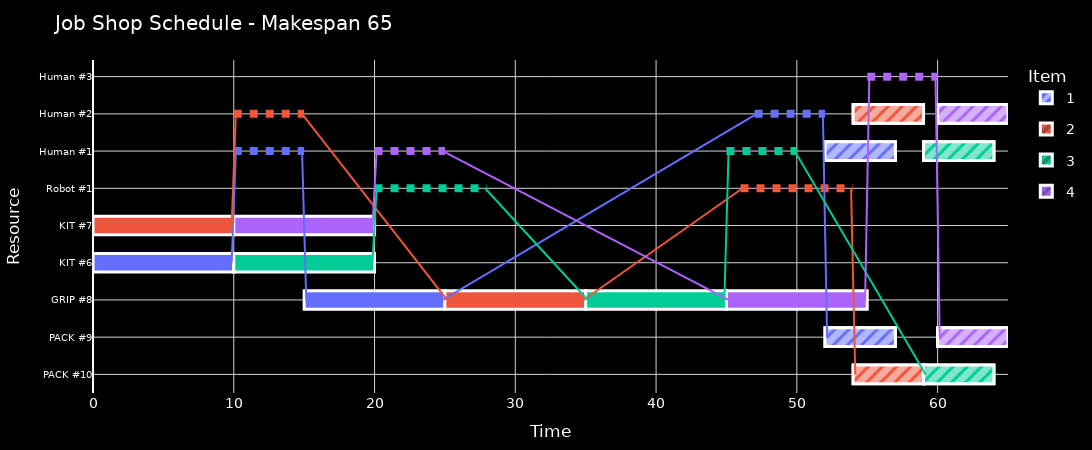

The cell this chart's notebook holds for it:
### Code cell
problem.make_gantt()

### Figure 1 — Plotly figure (JSON) as saved in the notebook; plotly's stock layout.template omitted (floating-point values rounded to 4 significant figures)
{"data": [{"alignmentgroup": "PACK #9", "base": [52], "hoverinfo": "text", "hovertext": ["Item 1 – P (Packaging) (machine occupied)<br>Start: 52 End: 57"], "legendgroup": "1", "marker": {"color": "#636EFA", "line": {"color": "white", "width": 3}, "pattern": {"shape": ["/"], "size": 10, "solidity": 0.5}}, "name": "1", "offsetgroup": "PACK #9", "orientation": "h", "showlegend": true, "width": 0.5, "x": [5], "y": ["PACK #9"], "type": "bar"}, {"alignmentgroup": "PACK #9", "base": [52], "hoverinfo": "text", "hovertext": ["Item 1 – P (Packaging) (machine occupied)<br>Start: 52 End: 57"], "legendgroup": "1", "marker": {"color": "#636EFA", "line": {"color": "white", "width": 3}, "pattern": {"fgcolor": "white", "shape": ["/"], "size": 10, "solidity": 0.7}}, "name": "1", "offsetgroup": "PACK #9", "orientation": "h", "showlegend": false, "width": 0.5, "x": [5], "y": ["PACK #9"], "type": "bar"}, {"alignmentgroup": "GRIP #8", "base": [15], "hoverinfo": "text", "hovertext": ["Item 1 – B1 (Assembly core)<br>Start: 15 End: 25"], "legendgroup": "1", "marker": {"color": "#636EFA", "line": {"color": "white", "width": 3}, "pattern": {"shape": [""], "size": 10, "solidity": 0.5}}, "name": "1", "offsetgroup": "GRIP #8", "orientation": "h", "showlegend": false, "width": 0.5, "x": [10], "y": ["GRIP #8"], "type": "bar"}, {"alignmentgroup": "KIT #6", "base": [0], "hoverinfo": "text", "hovertext": ["Item 1 – K1 (Kitting)<br>Start: 0 End: 10"], "legendgroup": "1", "marker": {"color": "#636EFA", "line": {"color": "white", "width": 3}, "pattern": {"shape": [""], "size": 10, "solidity": 0.5}}, "name": "1", "offsetgroup": "KIT #6", "orientation": "h", "showlegend": false, "width": 0.5, "x": [10], "y": ["KIT #6"], "type": "bar"}, {"alignmentgroup": "Human #1", "base": [52], "hoverinfo": "text", "hovertext": ["Item 1 – P (Packaging)<br>Start: 52 End: 57"], "legendgroup": "1", "marker": {"color": "#636EFA", "line": {"color": "white", "width": 3}, "pattern": {"shape": ["/"], "size": 10, "solidity": 0.5}}, "name": "1", "offsetgroup": "Human #1", "orientation": "h", "showlegend": false, "width": 0.5, "x": [5], "y": ["Human #1"], "type": "bar"}, {"alignmentgroup": "Human #1", "base": [52], "hoverinfo": "text", "hovertext": ["Item 1 – P (Packaging)<br>Start: 52 End: 57"], "legendgroup": "1", "marker": {"color": "#636EFA", "line": {"color": "white", "width": 3}, "pattern": {"fgcolor": "white", "shape": ["/"], "size": 10, "solidity": 0.7}}, "name": "1", "offsetgroup": "Human #1", "orientation": "h", "showlegend": false, "width": 0.5, "x": [5], "y": ["Human #1"], "type": "bar"}, {"hoverinfo": "skip", "legendgroup": "1", "line": {"color": "#636EFA", "dash": "dot", "width": 8}, "mode": "lines", "name": "1 transport", "showlegend": false, "x": [47, 52], "y": ["Human #2", "Human #2"], "type": "scatter"}, {"hoverinfo": "skip", "legendgroup": "1", "line": {"color": "#636EFA", "dash": "dot", "width": 8}, "mode": "lines", "name": "1 transport", "showlegend": false, "x": [10, 15], "y": ["Human #1", "Human #1"], "type": "scatter"}, {"alignmentgroup": "PACK #10", "base": [54], "hoverinfo": "text", "hovertext": ["Item 2 – P (Packaging) (machine occupied)<br>Start: 54 End: 59"], "legendgroup": "2", "marker": {"color": "#EF553B", "line": {"color": "white", "width": 3}, "pattern": {"shape": ["/"], "size": 10, "solidity": 0.5}}, "name": "2", "offsetgroup": "PACK #10", "orientation": "h", "showlegend": true, "width": 0.5, "x": [5], "y": ["PACK #10"], "type": "bar"}, {"alignmentgroup": "PACK #10", "base": [54], "hoverinfo": "text", "hovertext": ["Item 2 – P (Packaging) (machine occupied)<br>Start: 54 End: 59"], "legendgroup": "2", "marker": {"color": "#EF553B", "line": {"color": "white", "width": 3}, "pattern": {"fgcolor": "white", "shape": ["/"], "size": 10, "solidity": 0.7}}, "name": "2", "offsetgroup": "PACK #10", "orientation": "h", "showlegend": false, "width": 0.5, "x": [5], "y": ["PACK #10"], "type": "bar"}, {"alignmentgroup": "GRIP #8", "base": [25], "hoverinfo": "text", "hovertext": ["Item 2 – B1 (Assembly core)<br>Start: 25 End: 35"], "legendgroup": "2", "marker": {"color": "#EF553B", "line": {"color": "white", "width": 3}, "pattern": {"shape": [""], "size": 10, "solidity": 0.5}}, "name": "2", "offsetgroup": "GRIP #8", "orientation": "h", "showlegend": false, "width": 0.5, "x": [10], "y": ["GRIP #8"], "type": "bar"}, {"alignmentgroup": "KIT #7", "base": [0], "hoverinfo": "text", "hovertext": ["Item 2 – K1 (Kitting)<br>Start: 0 End: 10"], "legendgroup": "2", "marker": {"color": "#EF553B", "line": {"color": "white", "width": 3}, "pattern": {"shape": [""], "size": 10, "solidity": 0.5}}, "name": "2", "offsetgroup": "KIT #7", "orientation": "h", "showlegend": false, "width": 0.5, "x": [10], "y": ["KIT #7"], "type": "bar"}, {"alignmentgroup": "Human #2", "base": [54], "hoverinfo": "text", "hovertext": ["Item 2 – P (Packaging)<br>Start: 54 End: 59"], "legendgroup": "2", "marker": {"color": "#EF553B", "line": {"color": "white", "width": 3}, "pattern": {"shape": ["/"], "size": 10, "solidity": 0.5}}, "name": "2", "offsetgroup": "Human #2", "orientation": "h", "showlegend": false, "width": 0.5, "x": [5], "y": ["Human #2"], "type": "bar"}, {"alignmentgroup": "Human #2", "base": [54], "hoverinfo": "text", "hovertext": ["Item 2 – P (Packaging)<br>Start: 54 End: 59"], "legendgroup": "2", "marker": {"color": "#EF553B", "line": {"color": "white", "width": 3}, "pattern": {"fgcolor": "white", "shape": ["/"], "size": 10, "solidity": 0.7}}, "name": "2", "offsetgroup": "Human #2", "orientation": "h", "showlegend": false, "width": 0.5, "x": [5], "y": ["Human #2"], "type": "bar"}, {"hoverinfo": "skip", "legendgroup": "2", "line": {"color": "#EF553B", "dash": "dot", "width": 8}, "mode": "lines", "name": "2 transport", "showlegend": false, "x": [10, 15], "y": ["Human #2", "Human #2"], "type": "scatter"}, {"hoverinfo": "skip", "legendgroup": "2", "line": {"color": "#EF553B", "dash": "dot", "width": 8}, "mode": "lines", "name": "2 transport", "showlegend": false, "x": [46, 54], "y": ["Robot #1", "Robot #1"], "type": "scatter"}, {"alignmentgroup": "PACK #10", "base": [59], "hoverinfo": "text", "hovertext": ["Item 3 – P (Packaging) (machine occupied)<br>Start: 59 End: 64"], "legendgroup": "3", "marker": {"color": "#00CC96", "line": {"color": "white", "width": 3}, "pattern": {"shape": ["/"], "size": 10, "solidity": 0.5}}, "name": "3", "offsetgroup": "PACK #10", "orientation": "h", "showlegend": true, "width": 0.5, "x": [5], "y": ["PACK #10"], "type": "bar"}, {"alignmentgroup": "PACK #10", "base": [59], "hoverinfo": "text", "hovertext": ["Item 3 – P (Packaging) (machine occupied)<br>Start: 59 End: 64"], "legendgroup": "3", "marker": {"color": "#00CC96", "line": {"color": "white", "width": 3}, "pattern": {"fgcolor": "white", "shape": ["/"], "size": 10, "solidity": 0.7}}, "name": "3", "offsetgroup": "PACK #10", "orientation": "h", "showlegend": false, "width": 0.5, "x": [5], "y": ["PACK #10"], "type": "bar"}, {"alignmentgroup": "GRIP #8", "base": [35], "hoverinfo": "text", "hovertext": ["Item 3 – B1 (Assembly core)<br>Start: 35 End: 45"], "legendgroup": "3", "marker": {"color": "#00CC96", "line": {"color": "white", "width": 3}, "pattern": {"shape": [""], "size": 10, "solidity": 0.5}}, "name": "3", "offsetgroup": "GRIP #8", "orientation": "h", "showlegend": false, "width": 0.5, "x": [10], "y": ["GRIP #8"], "type": "bar"}, {"alignmentgroup": "KIT #6", "base": [10], "hoverinfo": "text", "hovertext": ["Item 3 – K1 (Kitting)<br>Start: 10 End: 20"], "legendgroup": "3", "marker": {"color": "#00CC96", "line": {"color": "white", "width": 3}, "pattern": {"shape": [""], "size": 10, "solidity": 0.5}}, "name": "3", "offsetgroup": "KIT #6", "orientation": "h", "showlegend": false, "width": 0.5, "x": [10], "y": ["KIT #6"], "type": "bar"}, {"alignmentgroup": "Human #1", "base": [59], "hoverinfo": "text", "hovertext": ["Item 3 – P (Packaging)<br>Start: 59 End: 64"], "legendgroup": "3", "marker": {"color": "#00CC96", "line": {"color": "white", "width": 3}, "pattern": {"shape": ["/"], "size": 10, "solidity": 0.5}}, "name": "3", "offsetgroup": "Human #1", "orientation": "h", "showlegend": false, "width": 0.5, "x": [5], "y": ["Human #1"], "type": "bar"}, {"alignmentgroup": "Human #1", "base": [59], "hoverinfo": "text", "hovertext": ["Item 3 – P (Packaging)<br>Start: 59 End: 64"], "legendgroup": "3", "marker": {"color": "#00CC96", "line": {"color": "white", "width": 3}, "pattern": {"fgcolor": "white", "shape": ["/"], "size": 10, "solidity": 0.7}}, "name": "3", "offsetgroup": "Human #1", "orientation": "h", "showlegend": false, "width": 0.5, "x": [5], "y": ["Human #1"], "type": "bar"}, {"hoverinfo": "skip", "legendgroup": "3", "line": {"color": "#00CC96", "dash": "dot", "width": 8}, "mode": "lines", "name": "3 transport", "showlegend": false, "x": [45, 50], "y": ["Human #1", "Human #1"], "type": "scatter"}, {"hoverinfo": "skip", "legendgroup": "3", "line": {"color": "#00CC96", "dash": "dot", "width": 8}, "mode": "lines", "name": "3 transport", "showlegend": false, "x": [20, 28], "y": ["Robot #1", "Robot #1"], "type": "scatter"}, {"alignmentgroup": "PACK #9", "base": [60], "hoverinfo": "text", "hovertext": ["Item 4 – P (Packaging) (machine occupied)<br>Start: 60 End: 65"], "legendgroup": "4", "marker": {"color": "#AB63FA", "line": {"color": "white", "width": 3}, "pattern": {"shape": ["/"], "size": 10, "solidity": 0.5}}, "name": "4", "offsetgroup": "PACK #9", "orientation": "h", "showlegend": true, "width": 0.5, "x": [5], "y": ["PACK #9"], "type": "bar"}, {"alignmentgroup": "PACK #9", "base": [60], "hoverinfo": "text", "hovertext": ["Item 4 – P (Packaging) (machine occupied)<br>Start: 60 End: 65"], "legendgroup": "4", "marker": {"color": "#AB63FA", "line": {"color": "white", "width": 3}, "pattern": {"fgcolor": "white", "shape": ["/"], "size": 10, "solidity": 0.7}}, "name": "4", "offsetgroup": "PACK #9", "orientation": "h", "showlegend": false, "width": 0.5, "x": [5], "y": ["PACK #9"], "type": "bar"}, {"alignmentgroup": "GRIP #8", "base": [45], "hoverinfo": "text", "hovertext": ["Item 4 – B1 (Assembly core)<br>Start: 45 End: 55"], "legendgroup": "4", "marker": {"color": "#AB63FA", "line": {"color": "white", "width": 3}, "pattern": {"shape": [""], "size": 10, "solidity": 0.5}}, "name": "4", "offsetgroup": "GRIP #8", "orientation": "h", "showlegend": false, "width": 0.5, "x": [10], "y": ["GRIP #8"], "type": "bar"}, {"alignmentgroup": "KIT #7", "base": [10], "hoverinfo": "text", "hovertext": ["Item 4 – K1 (Kitting)<br>Start: 10 End: 20"], "legendgroup": "4", "marker": {"color": "#AB63FA", "line": {"color": "white", "width": 3}, "pattern": {"shape": [""], "size": 10, "solidity": 0.5}}, "name": "4", "offsetgroup": "KIT #7", "orientation": "h", "showlegend": false, "width": 0.5, "x": [10], "y": ["KIT #7"], "type": "bar"}, {"alignmentgroup": "Human #2", "base": [60], "hoverinfo": "text", "hovertext": ["Item 4 – P (Packaging)<br>Start: 60 End: 65"], "legendgroup": "4", "marker": {"color": "#AB63FA", "line": {"color": "white", "width": 3}, "pattern": {"shape": ["/"], "size": 10, "solidity": 0.5}}, "name": "4", "offsetgroup": "Human #2", "orientation": "h", "showlegend": false, "width": 0.5, "x": [5], "y": ["Human #2"], "type": "bar"}, {"alignmentgroup": "Human #2", "base": [60], "hoverinfo": "text", "hovertext": ["Item 4 – P (Packaging)<br>Start: 60 End: 65"], "legendgroup": "4", "marker": {"color": "#AB63FA", "line": {"color": "white", "width": 3}, "pattern": {"fgcolor": "white", "shape": ["/"], "size": 10, "solidity": 0.7}}, "name": "4", "offsetgroup": "Human #2", "orientation": "h", "showlegend": false, "width": 0.5, "x": [5], "y": ["Human #2"], "type": "bar"}, {"hoverinfo": "skip", "legendgroup": "4", "line": {"color": "#AB63FA", "dash": "dot", "width": 8}, "mode": "lines", "name": "4 transport", "showlegend": false, "x": [55, 60], "y": ["Human #3", "Human #3"], "type": "scatter"}, {"hoverinfo": "skip", "legendgroup": "4", "line": {"color": "#AB63FA", "dash": "dot", "width": 8}, "mode": "lines", "name": "4 transport", "showlegend": false, "x": [20, 25], "y": ["Human #1", "Human #1"], "type": "scatter"}, {"hoverinfo": "skip", "legendgroup": "1", "line": {"color": "#636EFA", "width": 2}, "mode": "lines", "name": "1 flow", "showlegend": false, "x": [9.85, 10.15, null], "y": ["KIT #6", "Human #1", null], "type": "scatter"}, {"hoverinfo": "skip", "legendgroup": "1", "line": {"color": "#636EFA", "width": 2}, "mode": "lines", "name": "1 flow", "showlegend": false, "x": [14.85, 15.15, null], "y": ["Human #1", "GRIP #8", null], "type": "scatter"}, {"hoverinfo": "skip", "legendgroup": "1", "line": {"color": "#636EFA", "width": 2}, "mode": "lines", "name": "1 flow", "showlegend": false, "x": [24.85, 47.15, null], "y": ["GRIP #8", "Human #2", null], "type": "scatter"}, {"hoverinfo": "skip", "legendgroup": "1", "line": {"color": "#636EFA", "width": 2}, "mode": "lines", "name": "1 flow", "showlegend": false, "x": [51.85, 52.15, null], "y": ["Human #2", "PACK #9", null], "type": "scatter"}, {"hoverinfo": "skip", "legendgroup": "2", "line": {"color": "#EF553B", "width": 2}, "mode": "lines", "name": "2 flow", "showlegend": false, "x": [9.85, 10.15, null], "y": ["KIT #7", "Human #2", null], "type": "scatter"}, {"hoverinfo": "skip", "legendgroup": "2", "line": {"color": "#EF553B", "width": 2}, "mode": "lines", "name": "2 flow", "showlegend": false, "x": [14.85, 25.15, null], "y": ["Human #2", "GRIP #8", null], "type": "scatter"}, {"hoverinfo": "skip", "legendgroup": "2", "line": {"color": "#EF553B", "width": 2}, "mode": "lines", "name": "2 flow", "showlegend": false, "x": [34.85, 46.15, null], "y": ["GRIP #8", "Robot #1", null], "type": "scatter"}, {"hoverinfo": "skip", "legendgroup": "2", "line": {"color": "#EF553B", "width": 2}, "mode": "lines", "name": "2 flow", "showlegend": false, "x": [53.85, 54.15, null], "y": ["Robot #1", "PACK #10", null], "type": "scatter"}, {"hoverinfo": "skip", "legendgroup": "3", "line": {"color": "#00CC96", "width": 2}, "mode": "lines", "name": "3 flow", "showlegend": false, "x": [19.85, 20.15, null], "y": ["KIT #6", "Robot #1", null], "type": "scatter"}, {"hoverinfo": "skip", "legendgroup": "3", "line": {"color": "#00CC96", "width": 2}, "mode": "lines", "name": "3 flow", "showlegend": false, "x": [27.85, 35.15, null], "y": ["Robot #1", "GRIP #8", null], "type": "scatter"}, {"hoverinfo": "skip", "legendgroup": "3", "line": {"color": "#00CC96", "width": 2}, "mode": "lines", "name": "3 flow", "showlegend": false, "x": [44.85, 45.15, null], "y": ["GRIP #8", "Human #1", null], "type": "scatter"}, {"hoverinfo": "skip", "legendgroup": "3", "line": {"color": "#00CC96", "width": 2}, "mode": "lines", "name": "3 flow", "showlegend": false, "x": [49.85, 59.15, null], "y": ["Human #1", "PACK #10", null], "type": "scatter"}, {"hoverinfo": "skip", "legendgroup": "4", "line": {"color": "#AB63FA", "width": 2}, "mode": "lines", "name": "4 flow", "showlegend": false, "x": [19.85, 20.15, null], "y": ["KIT #7", "Human #1", null], "type": "scatter"}, {"hoverinfo": "skip", "legendgroup": "4", "line": {"color": "#AB63FA", "width": 2}, "mode": "lines", "name": "4 flow", "showlegend": false, "x": [24.85, 45.15, null], "y": ["Human #1", "GRIP #8", null], "type": "scatter"}, {"hoverinfo": "skip", "legendgroup": "4", "line": {"color": "#AB63FA", "width": 2}, "mode": "lines", "name": "4 flow", "showlegend": false, "x": [54.85, 55.15, null], "y": ["GRIP #8", "Human #3", null], "type": "scatter"}, {"hoverinfo": "skip", "legendgroup": "4", "line": {"color": "#AB63FA", "width": 2}, "mode": "lines", "name": "4 flow", "showlegend": false, "x": [59.85, 60.15, null], "y": ["Human #3", "PACK #9", null], "type": "scatter"}], "layout": {"font": {"color": "white", "family": "DejaVu Sans, Arial, Liberation Sans, sans-serif", "size": 14}, "title": {"text": "Job Shop Schedule - Makespan 65", "font": {"color": "white"}}, "legend": {"title": {"font": {"color": "white"}, "text": "Item"}, "groupclick": "togglegroup"}, "margin": {"l": 80, "r": 40, "t": 60, "b": 50}, "xaxis": {"showgrid": true, "gridcolor": "lightgray", "title": {"text": "Time"}, "color": "white", "range": [0, 65]}, "yaxis": {"tickfont": {"size": 10}, "showgrid": true, "gridcolor": "lightgray", "title": {"text": "Resource"}, "color": "white", "categoryorder": "array", "categoryarray": ["PACK #10", "PACK #9", "GRIP #8", "KIT #6", "KIT #7", "Robot #1", "Human #1", "Human #2", "Human #3"]}, "width": 1305, "height": 450, "autosize": false, "plot_bgcolor": "black", "paper_bgcolor": "black", "barmode": "overlay", "bargap": 0.05, "bargroupgap": 0.0}}
